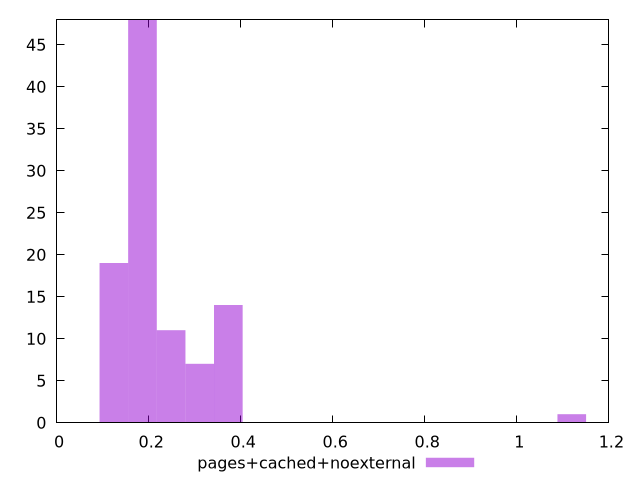

The gnuplot source for this figure:
$_pagesCachedNoexternal <<EOF
0.3731235963544727 14
0.18656179817723634 48
0.2487490642363151 11
0.12437453211815755 19
0.31093633029539386 7
1.119370789063418 1
EOF
set key outside below
set terminal pngcairo
set output "report_00005_2020-11-02T22-26-11.212Z/cumulative-layout-shift/pages+cached+noexternal//raw_hist.png"
set yrange [0:48]
set boxwidth 0.062187266059078775
set style fill transparent solid 0.5 noborder
plot $_pagesCachedNoexternal title "pages+cached+noexternal" with boxes ,
